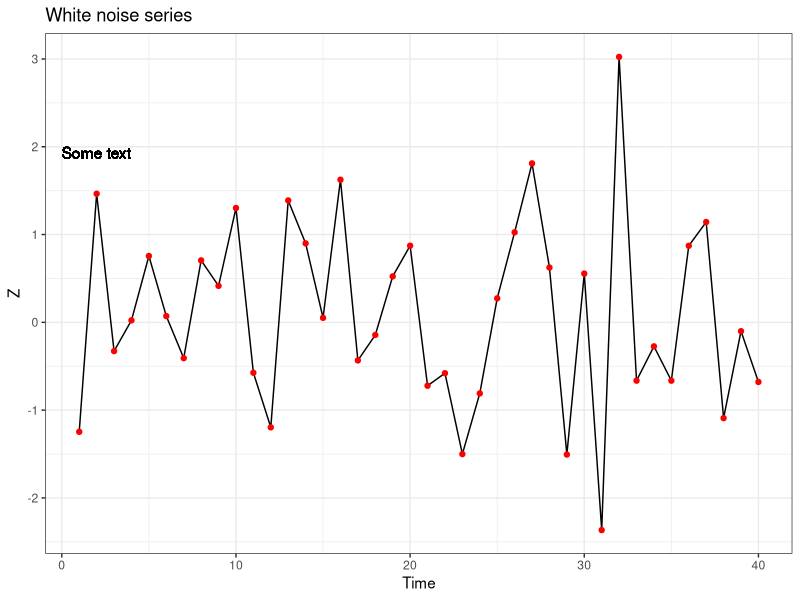
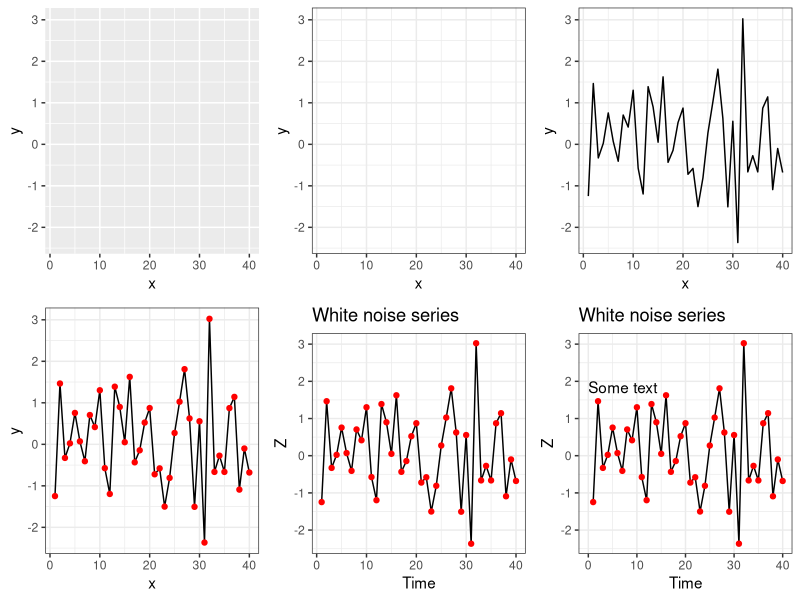
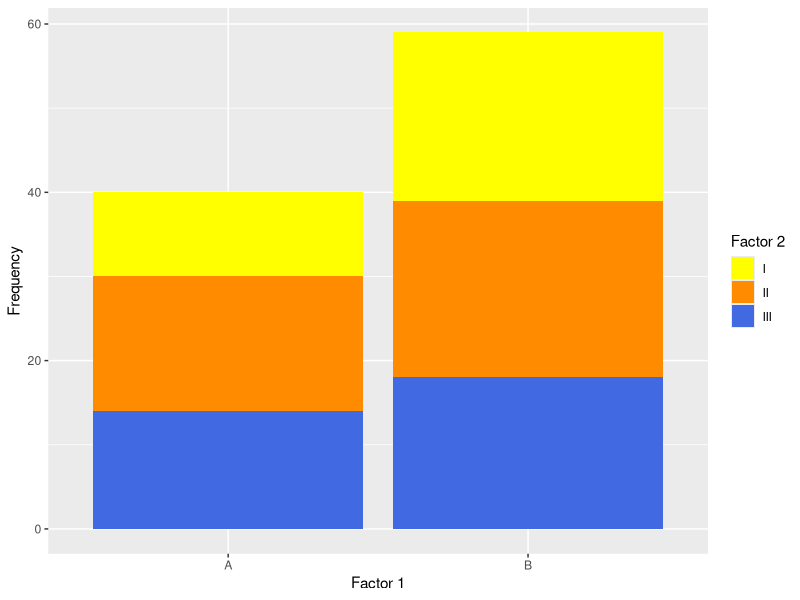
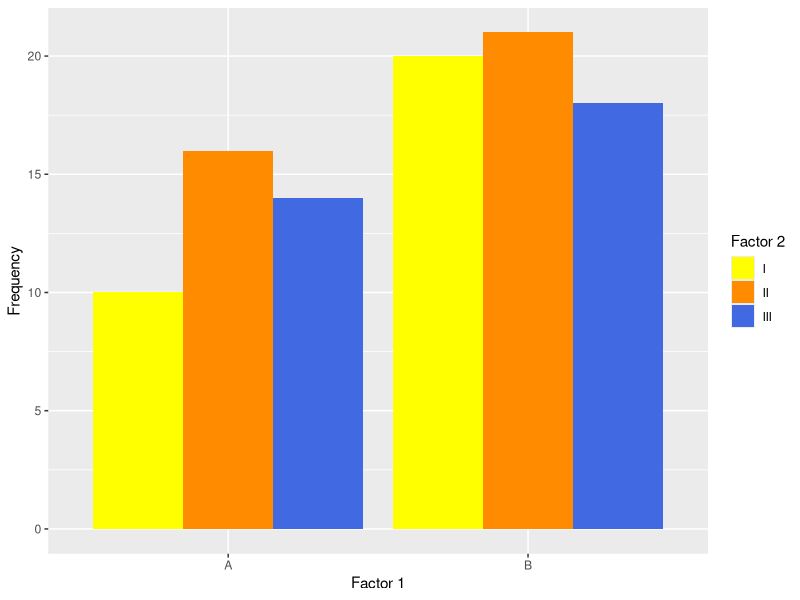
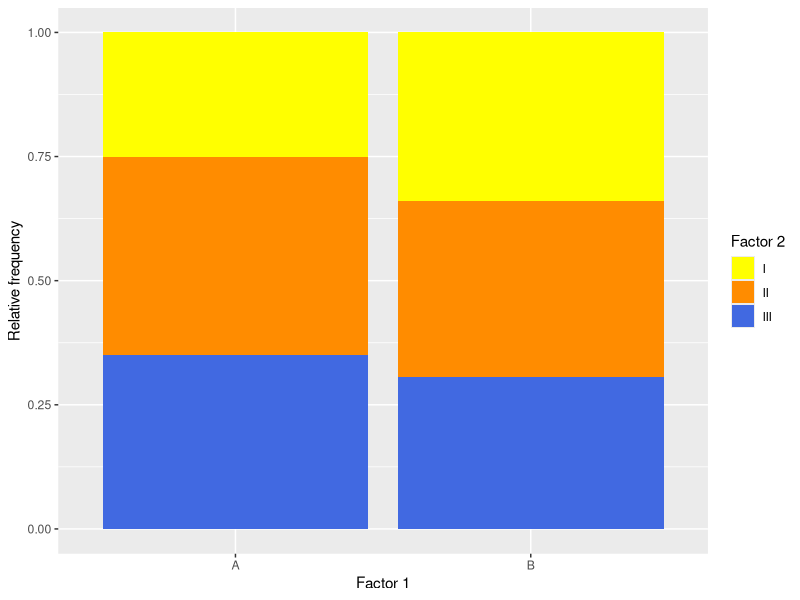
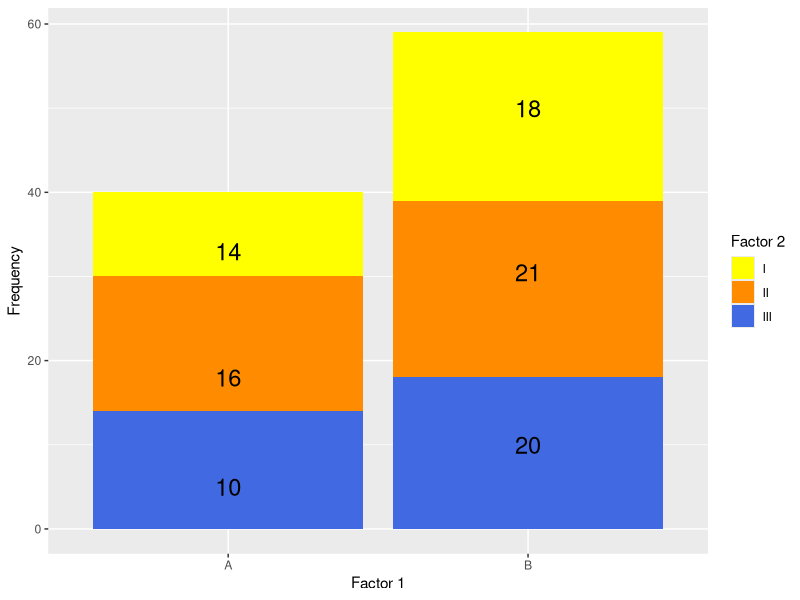
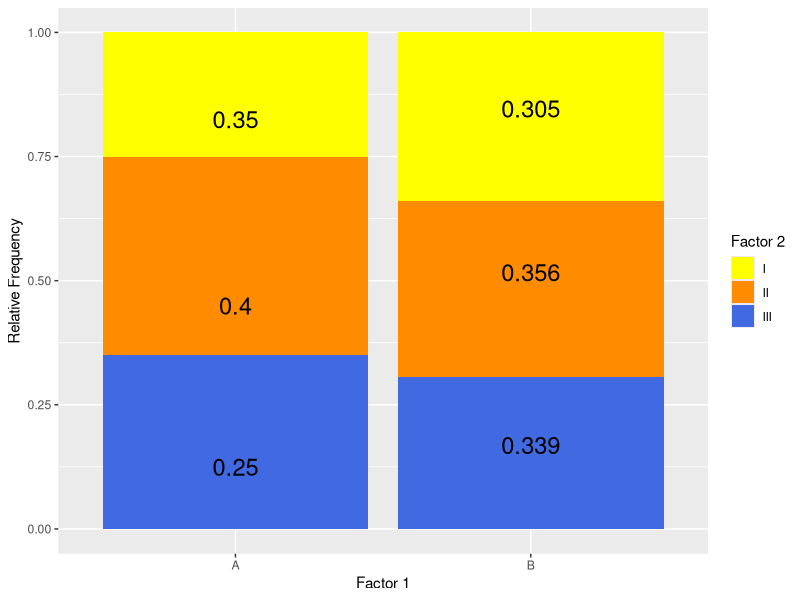
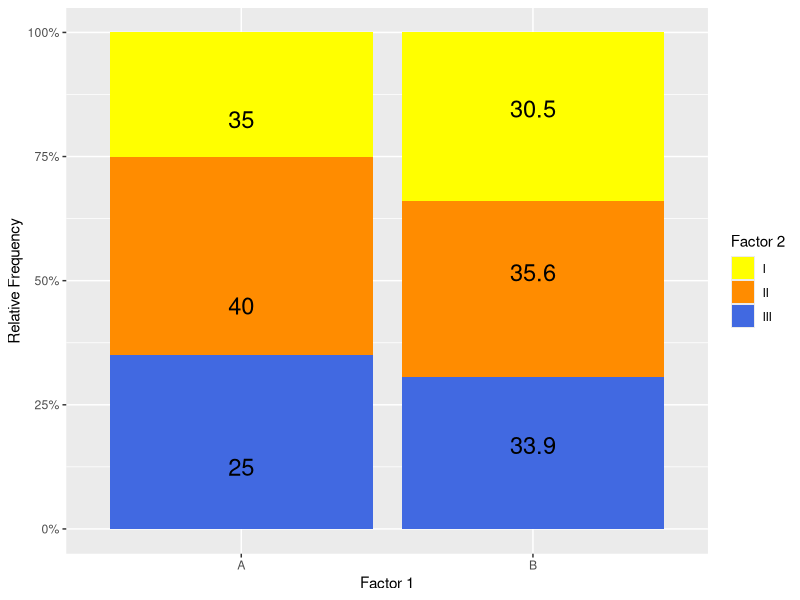

Write R code to recreate these figures, in order. (Note: this script raises an error after producing the figures.)
# The code is revised from:
# http://datascience.vegas/ggplot2-elegant-graphics-data-analysis/#sthash.efSF0IBw.vR4bSeDm.dpbs



# Supplemental code script for LVRUG ggplot2 talk
# Contains more advanced examples than those in presentation
# Several of these are not trivial and will require some study
# Load packages
library(ggplot2, quietly = TRUE)
library(scales, quietly = TRUE)
library(gridExtra, quietly = TRUE)
library(plyr, quietly = TRUE)
library(reshape2, quietly = TRUE)

## Introductory graph to show off basic elements of ggplot2

# Toy data set to simulate a white noise series
DF <- data.frame(x = seq(40), y = rnorm(40))

# Build the plot step by step

# p1 contains the base layer, including default theme and scales 
# geom_blank() generates an empty plot layer
p1 <- ggplot(DF, mapping = aes(x = x, y = y)) +
      geom_blank()

# Change default theme to black-and-white
p2 <- p1 + theme_bw()

# Add lines and points
p3 <- p2 + geom_line()
p4 <- p3 + geom_point(color = ("red"))

# Add a title - grabs some vertical space
p5 <- p4 + ggtitle("White noise series") +
    labs(x = "Time", y = "Z")

# Add a line of text
p6 <- p5 + annotate("text", x = 0, y = 2, hjust=0, vjust =1, label = "Some text")
p5 + geom_text(x = 0, y = 2, hjust=0, vjust =1, label = "Some text")

# Show the incremental layers/modifications of the plot
# Plot layers added as you go from upper left to 
# lower right by row
grid.arrange(p1, p2, p3, p4, p5, p6, ncol = 3)


######## Some toying around with bar charts and histograms ########

## (1) 
##  Investigate different positional adjustments with bar charts

# This toy data frame contains two factors plus their joint frequencies

DF0 <- data.frame(f1 = gl(2, 3, labels = c("A", "B")),
                  f2 = gl(3, 1, length = 6, labels = c("I", "II", "III")),
                  freq = c(10, 16, 14, 20, 21, 18))

# Default position adjustment is to stack
# Use stat = "identity" when the frequencies are provided
ggplot(DF0, aes(x = f1, y = freq, fill = f2)) +
    geom_bar(stat = "identity") +
    scale_fill_manual(values = c("yellow", "darkorange", "royalblue")) +
    labs(x = "Factor 1", y = "Frequency", fill = "Factor 2")

# Create side-by-side bar charts by dodging:
ggplot(DF0, aes(x = f1, y = freq, fill = f2)) +
    geom_bar(stat = "identity", position = "dodge") +
    scale_fill_manual(values = c("yellow", "darkorange", "royalblue")) +
    labs(x = "Factor 1", y = "Frequency", fill = "Factor 2")

# Stack to a total of 1 with position = "fill"
# This plots conditional distributions of f2 for each level of f1
ggplot(DF0, aes(x = f1, y = freq, fill = f2)) +
    geom_bar(stat = "identity", position = "fill") +
    scale_fill_manual(values = c("yellow", "darkorange", "royalblue")) +
    labs(x = "Factor 1", y = "Relative frequency", fill = "Factor 2")

# A common request is to plot the (relative) frequency values as text
# annotations. Here is the trick to doing this:

require(plyr, quietly = TRUE)
ypos <- ddply(DF0, .(f1), mutate, 
              ypos = cumsum(freq) - freq/2,
              yrelpos = round(ypos/sum(freq), 3),
              yrelval = round(freq/sum(freq), 3))
str(ypos)

# Conditional frequency distributions with annotation
ggplot(DF0, aes(x = f1, y = freq, fill = f2)) +
    geom_bar(stat = "identity") +
    scale_fill_manual(values = c("yellow", "darkorange", "royalblue")) +
    labs(x = "Factor 1", y = "Frequency", fill = "Factor 2") +
    geom_text(data = ypos, aes(y = ypos, label = freq), size = 6)

# Conditional relative frequency distributions
ggplot(DF0, aes(x = f1, y = freq, fill = f2)) +
    geom_bar(stat = "identity", position = "fill") +
    scale_fill_manual(values = c("yellow", "darkorange", "royalblue")) +
    labs(x = "Factor 1", y = "Relative Frequency", fill = "Factor 2") +
    geom_text(data = ypos, aes(y = yrelpos, label = yrelval), size = 6)

# Conditional percent frequency distributions
# Uses a function from the scales package

require(scales, quietly = TRUE)
ggplot(DF0, aes(x = f1, y = freq, fill = f2)) +
    geom_bar(stat = "identity", position = "fill") +
    scale_fill_manual(values = c("yellow", "darkorange", "royalblue")) +
    labs(x = "Factor 1", y = "Relative Frequency", fill = "Factor 2") +
    geom_text(data = ypos, aes(y = yrelpos, label = 100 * yrelval), size = 6) +
    scale_y_continuous(labels = percent)

# Relative and percent frequency charts

# Relative frequency histograms are a PITA - 
# you need to adjust the density in each class by the binwidth.
# When the binwidth is 1, the density histogram *is* the relative
# frequency histogram. Otherwise, the relative frequency in a histogram
# is ..density.. * binwidth. Here's a way to specify a relative
# frequency histogram in ggplot2 (non-faceted!):

DF1 <- data.frame(x = rnorm(1000))

ggplot(DF1, aes(x = x)) +
    geom_histogram(aes(y = ..count.. * 0.2),
                   binwidth = 0.2, fill = "blue") +
    ylab("Relative frequency")

# Unfortunately, you need to specify the value of the binwidth
# explicitly when doing it this way.

# To plot percentages on the y-axis, first plot the y-values as
# proportions and then add
# ... + scale_y_continuous(labels = percent)
#
# where the percent_format() function comes from the scales package

#################################################################


## Linear regression example

# Remove the 5-cylinder cars from the mpg data frame,
# which is built into the ggplot2 package
head(mpg0)
str(mpg)
mpg0 <- subset(mpg, cyl != 5)

# Regress highway mileage on city mileage
m <- lm(hwy ~ cty, data = mpg0)

# Construct the basic plot
# Jittered points + fitted line with 95% confidence limits for
# the conditional mean
p <- ggplot(mpg0, aes(x = cty, y = hwy)) +
    geom_point(position = position_jitter(width = 0.4, height = 0.4)) +
    geom_smooth(method = "lm", size = 1)

p    # plots all of the data together
p + facet_wrap(~ cyl)     # facet by no. cylinders

betas <- round(coef(m), 3)   # extract fitted model coefficients
r2 <- round(summary(m)$r.square, 3)
# Create a data frame to pass to ggplot2 for annotation purposes.
# txt consists of character strings representing the LHS of an
# equality, val represents the values on the RHS

# Note: the code used to create the strings comes from plotmath
# Type ?plotmath to view its help page
regout <- data.frame(cty = 10, hwy = c(35, 45, 40),
                     txt = c("R^2 ==", "b[0] ==", "b[1] =="),
                     val = c(r2, betas),
                     stringsAsFactors = FALSE)

# Add information about regression model by pasting the pieces
# together as a character string - parse = TRUE converts the string
# into a plotmath expression
p + geom_text(data = regout, aes(label = paste(txt, val)),
              size = 6, parse = TRUE, hjust = 0)

# Let's plot the fitted line and R^2 in the overall model
regout2 <- data.frame(cty = 10, hwy = c(45, 40),
                      txt = c(paste0("hat(y) == ",
                                     betas[1], "+ ", betas[2], "~x"),
                              paste0("R^2 == ", r2)),
                      stringsAsFactors = FALSE)
p + geom_text(data = regout2, aes(label = txt), hjust = 0, size = 6,
              parse = TRUE)

# This is too easy - let's do this by cylinder :)

# Function to grab the coefficients and R^2 from a model object m
# with input data d (a subset of mpg0)
foo <- function(d) 
{
    m <- lm(hwy ~ cty, data = d)
    v <- round(c(coef(m), summary(m)$r.square), 3)
    names(v) <- c("b0", "b1", "r2")
    v
}

# Get fitted model coefficients by cyl from mpg0
mcoefs <- ddply(mpg0, .(cyl), foo)

# Next step: construct a data object that constructs the same
# types of strings as in the last plot

formfun <- function(d)
{
    data.frame(cty = 10, hwy = c(45, 40),
               txt = c(paste0("hat(y) == ",
                              d$b0, "+ ", d$b1, "~x"),
                       paste0("R^2 == ", d$r2)),
               stringsAsFactors = FALSE)
}

formdat <- ddply(mcoefs, .(cyl), formfun)

# Let's party!
p + geom_text(data = formdat, aes(label = txt, x=cty, y =hwy ), hjust = 0, size = 6,
              parse = TRUE) +
    facet_wrap(~ cyl)

# Look carefully at what we've done: the hard work was to create
# the first graphic - then we applied a couple of wrapper functions
# and calls to ddply() to generalize the text strings and then
# used facet_wrap() to apply them to all panels. A key step, which
# you may not have noticed, is to include cyl as a variable in
# formdat - this is why geom_text() can map the parsed strings to
# each panel.


## Some fun with geom_rect() and geom_text()
## This example comes from the ggplot2 book, using the
## unemp and presidential data frames.

## When using geom_rect() as a background layer, it's best to
## do it first so that other layers draw on top of it.

presidents <- presidential
presidents$mid <- with(presidents, start + difftime(end, start)/2)
#presidents$name[1] <- "Johnson"


yrng <- range(economics$uempmed) # range of unemployment rates
xrng <- with(presidents, c(min(start), max(end)))     # range of dates


unemp <- ggplot(economics, aes(x = date, y = uempmed)) +
    theme_bw() +
    geom_rect(aes(x = NULL, y = NULL, 
                  xmin = start, xmax = end, fill = party), 
              ymin = yrng[1], ymax = yrng[2], 
              data = presidents)  +
    geom_line(size = 1) + 
    geom_vline(data = presidents, aes(xintercept = as.numeric(start)),
               color = "grey50") +
    labs(x = "", y = "No. unemployed (1000s)", fill = "Party") + 
    scale_fill_manual(breaks = unique(presidents$party),
                      values =  alpha(c("blue", "red"), 0.2)) +
    geom_text(aes(x = mid, y = yrng[1], label = name), 
              data = presidents, size = 4, vjust = 0) +
    theme(panel.grid.major = element_blank()) +
    scale_x_date(limits = xrng)

# Add a caption to the graph
caption <- paste(strwrap("Unemployment rates in the US have 
                         varied a lot over the years", 40), collapse="\n")
unemp + geom_text(aes(x, y, label = caption), 
                  data = data.frame(x = xrng[1], y = yrng[2]), 
                  hjust = 0, vjust = 1, size = 6)

